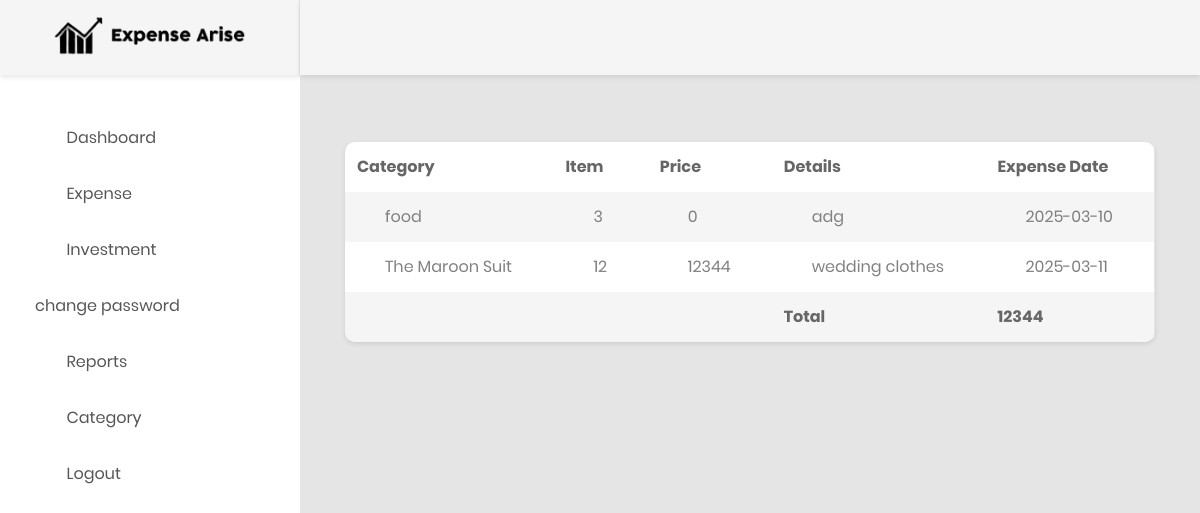
Page /dashboard_report.php (signed in) on the committed database.
### tables this page shows
CREATE TABLE `expense` (
  `id` int(11) NOT NULL,
  `category_id` int(11) NOT NULL,
  `item` varchar(255) NOT NULL,
  `price` float NOT NULL,
  `details` text NOT NULL,
  `expense_date` date NOT NULL,
  `added_by` int(11) NOT NULL
);

CREATE TABLE `category` (
  `id` int(11) NOT NULL,
  `user_id` int(11) NOT NULL,
  `name` varchar(255) NOT NULL,
  `type` enum('expense','investment') NOT NULL DEFAULT 'expense'
);

### dashboard_report.php (the view, shortened to what this page needs)
<?php
   include('header.php');
   $sub_sql="";
   $res=mysqli_query($con,"select expense.price,category.name,expense.details,expense.item,expense.expense_date from expense,category where expense.category_id=category.id  and expense.added_by='".$_SESSION['UID']."' $sub_sql");
   ?>
<div class="main-content">
   <div class="section__content section__content--p30">
      <div class="container-fluid">
         <div class="row">
            <div class="col-lg-12">
               <div>
                  <br/>
               </div>
               <?php
                  if(mysqli_num_rows($res)>0){
                  ?>
               <div class="table-responsive table--no-card m-b-30">
                  <table class="table table-borderless table-striped table-earning">
                     <tr>
                        <th>Category</th>
                        <th>Item</th>
                        <th>Price</th>
                        <th>Details</th>
                        <th>Expense Date</th>
                     </tr>
                     <?php
                        $final_price=0;
                        while($row=mysqli_fetch_assoc($res)){
                        $final_price=$final_price+$row['price'];
                        ?>
                     <tr>
                        <td><?php echo $row['name']?></td>
                        <td><?php echo $row['item']?></td>
                        <td><?php echo $row['price']?></td>
                        <td><?php echo $row['details']?></td>
                        <td><?php echo $row['expense_date']?></td>
                     </tr>
                     <?php } ?>
                     <tr>
                        <th></th>
                        <th></th>
                        <th></th>
                        <th>Total</th>
                        <th><?php echo $final_price?></th>
                     </tr>
                  </table>
                  <?php } else {
                     echo "<b>No data found</b>";
                     }
                     ?>
               </div>
            </div>
         </div>
      </div>
   </div>
</div>
<?php
   include('footer.php');
   ?>

### rows in the picture
expense: category.name "food", item "3", price "0", details "adg", expense_date "2025-03-10"
expense: category.name "The Maroon Suit", item "12", price "12344", details "wedding clothes", expense_date "2025-03-11"

### other values in the picture
$final_price "12344"
